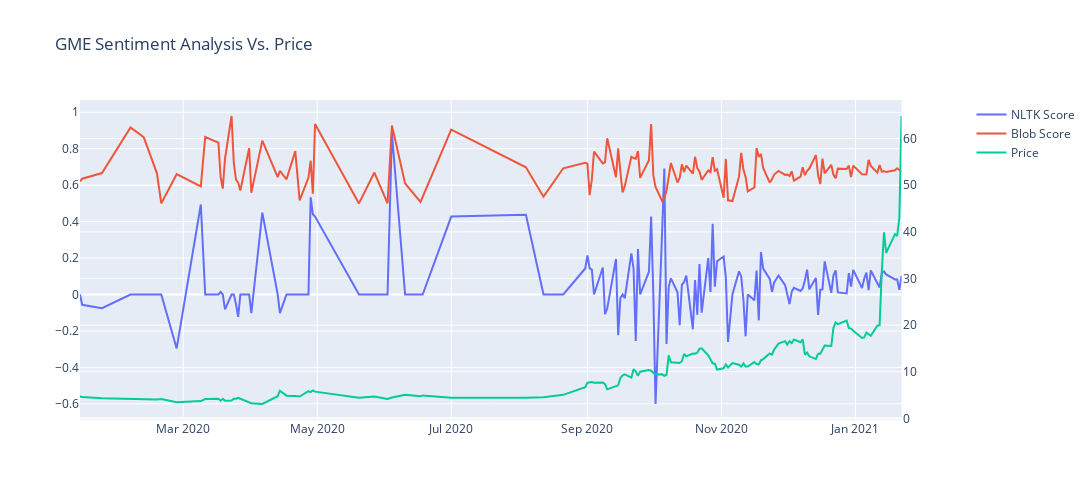

Write notebook code for a chart like this one.
### Code cell
gmepvs_fig = make_subplots(specs=[[{"secondary_y": True}]])
trace1 = go.Scatter(name = 'NLTK Score', x=gme_pvs.index, y = gme_pvs['NLTK_Compound'])
trace2 = go.Scatter(name = 'Blob Score', x=gme_pvs.index, y = gme_pvs['Blob Score'])
trace3 = go.Scatter(name = 'Price', x=gme_pvs.index, y = gme_pvs['GME'])
gmepvs_fig.add_trace(trace1, secondary_y=False)
gmepvs_fig.add_trace(trace2, secondary_y=False)
gmepvs_fig.add_trace(trace3, secondary_y=True)
gmepvs_fig.update_layout(title="GME Sentiment Analysis Vs. Price", width = 1100, height=500)
gmepvs_fig.show()

### Figure 1 — Plotly figure (JSON) as saved in the notebook; plotly's stock layout.template omitted (floating-point values rounded to 4 significant figures; data arrays with more than 128 entries replaced by an {"elided": "..."} marker saying what was removed)
{"data": [{"name": "NLTK Score", "type": "scatter", "x": {"elided": "139 str values"}, "xaxis": "x", "y": {"elided": "139 float values"}, "yaxis": "y"}, {"name": "Blob Score", "type": "scatter", "x": {"elided": "139 str values"}, "xaxis": "x", "y": {"elided": "139 float values"}, "yaxis": "y"}, {"name": "Price", "type": "scatter", "x": {"elided": "139 str values"}, "xaxis": "x", "y": {"elided": "139 float values"}, "yaxis": "y2"}], "layout": {"height": 500, "title": {"text": "GME Sentiment Analysis Vs. Price"}, "width": 1100, "xaxis": {"anchor": "y", "autorange": true, "domain": [0, 0.94], "range": ["2020-01-14", "2021-01-22"], "type": "date"}, "yaxis": {"anchor": "x", "autorange": true, "domain": [0, 1], "range": [-0.6888, 1.067], "type": "linear"}, "yaxis2": {"anchor": "x", "autorange": true, "overlaying": "y", "range": [-0.3517, 68.28], "side": "right", "type": "linear"}}}
